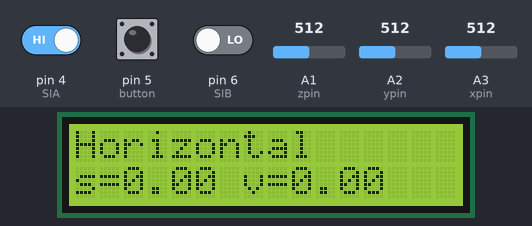
A sketch run on a simulated Arduino Uno, built with avr-gcc and run on an emulated ATmega328P. Shown: 16×2 character LCD. The test bench sets the inputs (shaded band); at power-on: A2 (ypin) = 512, A1 (zpin) = 512, A3 (xpin) = 512, pin 5 (button) HIGH, pin 4 (SIA) HIGH, pin 6 (SIB) LOW. What the sketch prints to the serial monitor is not drawn.

Above: at 5.3 s.
5.4 s: A2 (ypin) set to 716
At 5.94 s:
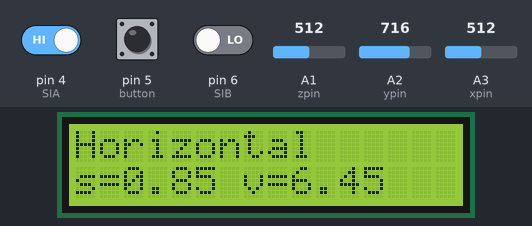
7.1 s: A1 (zpin) set to 716
At 7.55 s:
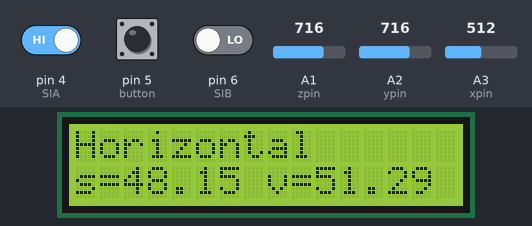
8.9 s: A3 (xpin) set to 716
At 9.35 s:
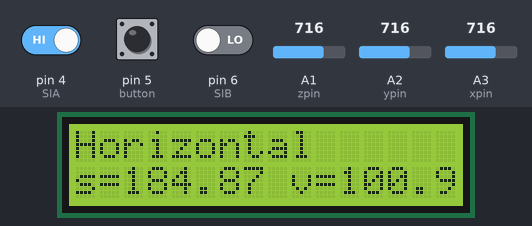
10.7 s: pin 5 (button) pulled LOW for 0.15 s
At 11.3 s:
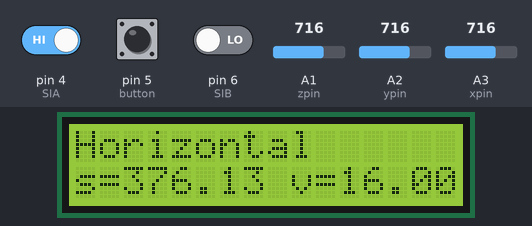
11.4 s: pin 4 (SIA) driven LOW
14.4 s: pin 4 (SIA) driven HIGH
At 14.94 s:
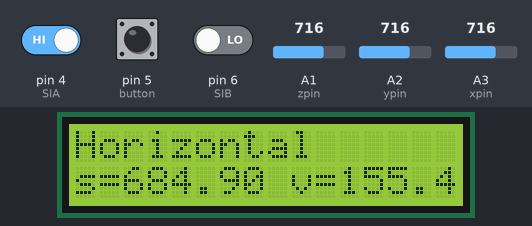
Timing chart, 0 to 16.9 s (numbered marks = the images above; inputs shaded):
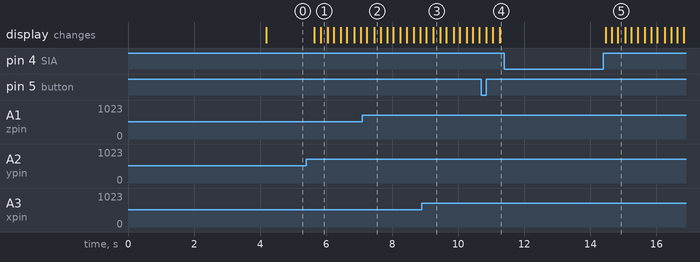

Measured:
- after the input at 5.4 s, the display: first changes after 0.24 s (image 1 shows a later state)
- after the input at 11.4 s, every drawn part: stays the same
- after the input at 14.4 s, the display: first changes after 0.06 s (image 5 shows a later state)

The sketch:

SourceCode.ino
```cpp
#include <RunningMedian.h>      // mediana krocząca
#include <LiquidCrystal_I2C.h>  // funkcje I2C

// utworzenie median kroczących
RunningMedian zeros = RunningMedian(100);
RunningMedian samplesX = RunningMedian(15);
RunningMedian samplesY = RunningMedian(15);
RunningMedian samplesZ = RunningMedian(15);

const int i2c_addr = 0x27;              //definicja adresu I2C
LiquidCrystal_I2C lcd(i2c_addr, 16, 2); //utworzenie obiektu wyświetlacza

// piny enkodera
const int SIA = 4;
const int SIB = 6;
const int button = 5;

// zmienne obslugi enkodera
int counter = 0;
int SIAVal;
int prevSIAVal;

// piny akcelerometru
const int xpin = A3;
const int ypin = A2;
const int zpin = A1;

// zmienne kalibracji akcelerometru
int xCal;
int yCal;
int zCal;
int zeroVal[3] = {0}; //xAcc, yAcc, zAcc

double xg;    // przyspieszenie na osi x [m/s^2]
double xVel;  // prędkość na osi x [m/s]

double yg;
double yVel;

double zg;
double zVel;
double zDist; // przebyty dystans na osi z [m]

double hVel;  // prędkość horyzontalna
double hDist;

double tVel;  // prędkość całkowita
double tDist;

unsigned long timer; //licznik czasu

 void setup() {
  lcd.begin();          // inicjalizacja biblioteki LiquidCrystal_I2C
  Serial.begin (19200); // inicjalizacja monitora

  // definiowanie trybów pinów
  pinMode (SIA,INPUT);
  pinMode (SIB,INPUT);
  pinMode (button, INPUT);
  pinMode (xpin,INPUT);
  pinMode (ypin,INPUT);
  pinMode (zpin,INPUT);

  prevSIAVal = digitalRead(SIA);  // wczytanie początkowej wartości na SIA
  timer = micros();               // inicjalizacja licznika czasu

  // wyświetlenie powiadomienia o kalibracji
  lcd.clear();
  lcd.setCursor(0,0);
  lcd.print("Calibrating");
  lcd.setCursor(0,1);
  lcd.print("Please wait...");

  delay(1000); // oczekiwanie na ustabilizowanie czujnika

  // kalibracja czujnika
  zeroVal[0] = getZero(xpin);
  zeroVal[1] = getZero(ypin);
  zeroVal[2] = getZero(zpin);
  zeroVal[2] += 71; // rekompensata -g na osi z w pozycji kalibracji
 }
 void loop() {

  double dt = (double)(micros() - timer) / 1000000; // obliczanie dt z konwersją na sekundy
  timer = micros();

  //================AKCELEROMETR=========================
  // oś x
  xCal = analogRead(xpin)-zeroVal[0];  // pomiar przyspieszenia na osi x
  samplesX.add(xCal);                  // dodanie pomiaru do zbioru probek filtru medianowego
  int filteredX = samplesX.getMedian();// wyznaczanie wyniku filtracji
  xg = filteredX*9.80665/73;           // konwertowanie wyniku na postac m/s^2
  if(abs(xg)<=0.2) {xg=0; xVel=0;}     // przedzial nieczulosci
  xVel += integralR(xg, dt);           // wyznaczanie predkosci

  // oś y
  yCal = analogRead(ypin)-zeroVal[1];
  samplesY.add(yCal);
  int filteredY = samplesY.getMedian();
  yg = filteredY*9.80665/72;
  if(abs(yg)<=0.2) {yg=0; yVel=0;}
  yVel += integralR(yg, dt);

  // oś z
  zCal = analogRead(zpin)-zeroVal[2];
  samplesZ.add(zCal);
  int filteredZ = samplesZ.getMedian();
  zg = (filteredZ*9.80665/71)+9.80665; // niwelowanie wpływu przyspieszenia ziemskiego
  if(abs(zg)<=0.2) {zg=0;zVel=0;}
  zVel += abs(integralR(zg, dt));
  zDist += abs(integralR(zVel, dt));   // wyznaczanie dystansu przebytego w pionie

  // prędkość i dystans w poziomie
  hVel=sqrt(sq(xVel)+sq(yVel));
  hDist += abs(integralR(hVel,dt));

  // całkowite prędkość i dystans
  tVel=sqrt(sq(hVel)+sq(zVel));
  tDist=sqrt(sq(hDist)+sq(zDist));

  //=====================ENKODER=============================
   SIAVal = digitalRead(SIA);           // aktualizacja wartości SIA
   if (SIAVal != prevSIAVal){           // zmiana wartości SIA = wystąpienie obrotu

     if (digitalRead(SIB) != SIAVal) {  // obrót enkodera przeciwnie do ruchu wskazówek zegara
       counter --;

     } else {                           // obrót enkodera zgodnie z ruchem wskazówek zegara
       counter ++;

     }
   }
  // zapętlenie licznika
     if (counter >= 6) counter = 0;
     if (counter <= -2) counter = 4;

   prevSIAVal = SIAVal;

   //============================RESETOWANIE DYSTANSU I PRĘDKOŚCI==================
   static bool sReset;                        // flaga resetu dystansu
   static bool gotTime;                       // zezwolenie na pobór aktualnego czasu
   static const unsigned resetTime = 2000;    // wymagany czas przytrzymania przycisku
   static unsigned long holdTime;             // aktualny czas przytrzymania przycisku
   if(digitalRead(button)==0) {xVel=0; yVel=0; zVel=0; hVel=0; tVel=0; sReset=true;}

   // jednorazowy pobór aktualnego czasu
   if(sReset==true){
    if(gotTime==false){
      holdTime=millis();
      gotTime=true;
    }

    // resetowanie dystansu po przytrzymaniu przycisku przez określony czas
    if(millis() - holdTime >= resetTime){
        zDist=0;
        hDist=0;
        tDist=0;
        gotTime=false;
    }

    // anulowanie zliczania czasu
    if(digitalRead(button)==1){sReset=false; gotTime=false;}
  }

   //=====================OPÓŹNIENIE LCD===============================
  static const unsigned refreshTime = 200;  // okres aktualizowania LCD
  static unsigned long lastRefreshTime = 0; // czas od ostatniej aktualizacji LCD

 // aktualizowanie LCD po upłynięciu określonego czasu
 if(millis() - lastRefreshTime >= refreshTime)
   {
        lastRefreshTime += refreshTime;     // przedłużenie czasu o kolejny okres
              refreshDisplay();             // wywołanie funkcji aktualizacji LCD
  }
Serial.print(tDist);
Serial.print("  ");
Serial.print(hDist);
Serial.print("  ");
Serial.print(zDist);
Serial.print("  ");
Serial.print(tVel);
Serial.print("  ");
Serial.print(hVel);
Serial.print("  ");
Serial.print(zVel);
Serial.print("  ");
Serial.print(xg);
Serial.print("  ");
Serial.print(yg);
Serial.print("  ");
Serial.println(zg);

  delay(10);
 }
//============================LCD=================================
void refreshDisplay(){ // funkcja aktualizacji LCD
 switch(counter){ // sprawdzanie położenia enkodera
    case 0:
   // wyświetlenie parametrów ruchu poziomego
   lcd.clear();
   lcd.setCursor(0,0);
   lcd.print("Horizontal");
   lcd.setCursor(0,1);
   lcd.print("s=");
   lcd.print(hDist,2); // 2 liczby po przecinku
   lcd.print(" ");
   lcd.print("v=");
   lcd.print(hVel,2);
   break;
   case 2:
   // wyświetlenie parametrów ruchu pionowego
   lcd.clear();
   lcd.setCursor(0,0);
   lcd.print("Vertical");
   lcd.setCursor(0,1);
   lcd.print("s=");
   lcd.print(zDist,2);
   lcd.print(" ");
   lcd.print("v=");
   lcd.print(zVel,2);
   break;
   case 4:
   // wyświetlenie parametrów całkowitego ruchu
   lcd.clear();
   lcd.setCursor(0,0);
   lcd.print("Total");
   lcd.setCursor(0,1);
   lcd.print("s=");
   lcd.print(tDist,2);
   lcd.print(" ");
   lcd.print("v=");
   lcd.print(tVel,2);
   break;
  }
  }

 //========================CAŁKOWANIE===============================
 double integralR(double meas, double delta){
  double result = meas*delta;
  return result;
 }

//========================================WYZNACZANIE PUNKTU ZEROWEGO============================
int getZero(int pin){
  int result;
  // pobranie 100 próbek
    for (int i=0; i<100; i++){
    int meas = analogRead(pin);
    zeros.add(meas);          //dodanie próbki do zbioru
    delay(10);
  }
  result = zeros.getMedian(); //wyznaczenie mediany z próbek
  return result;
}
```
